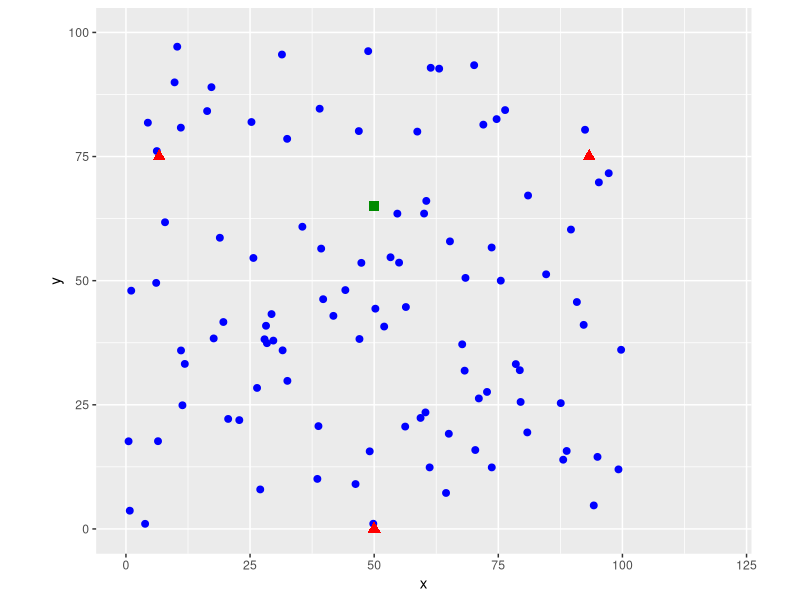
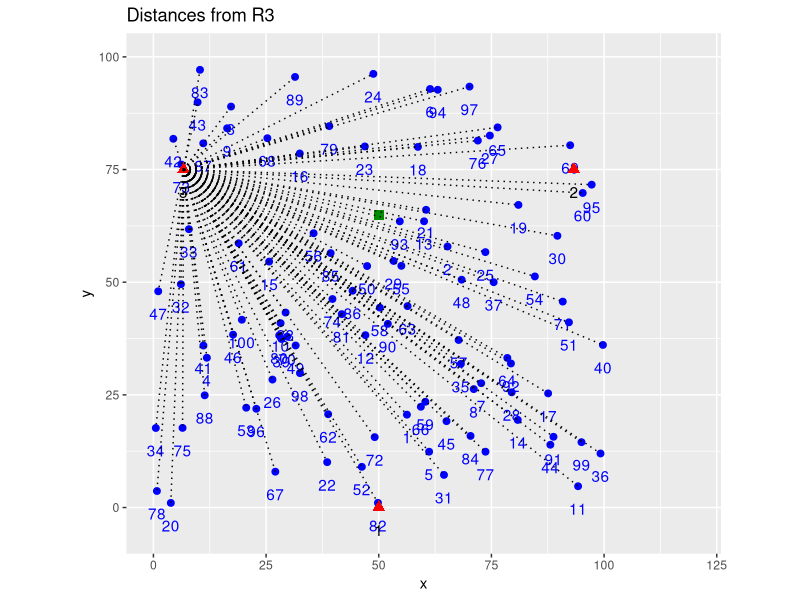
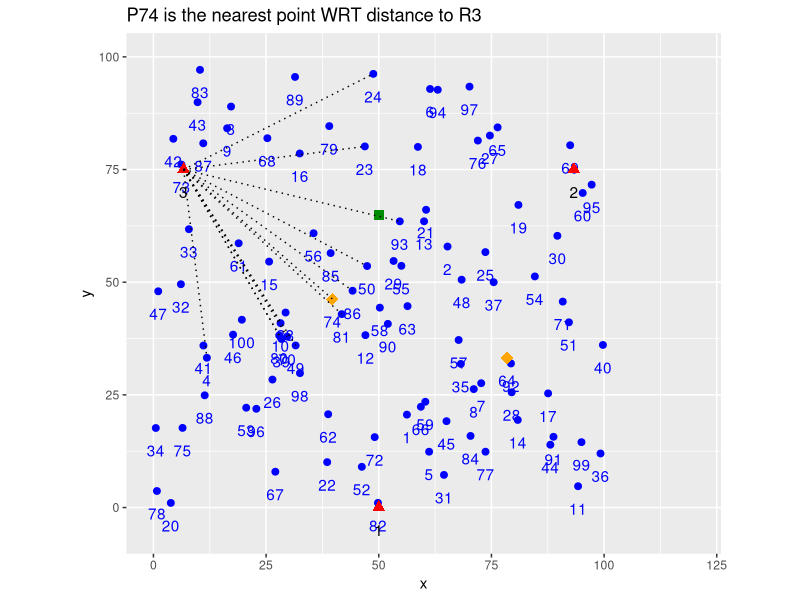
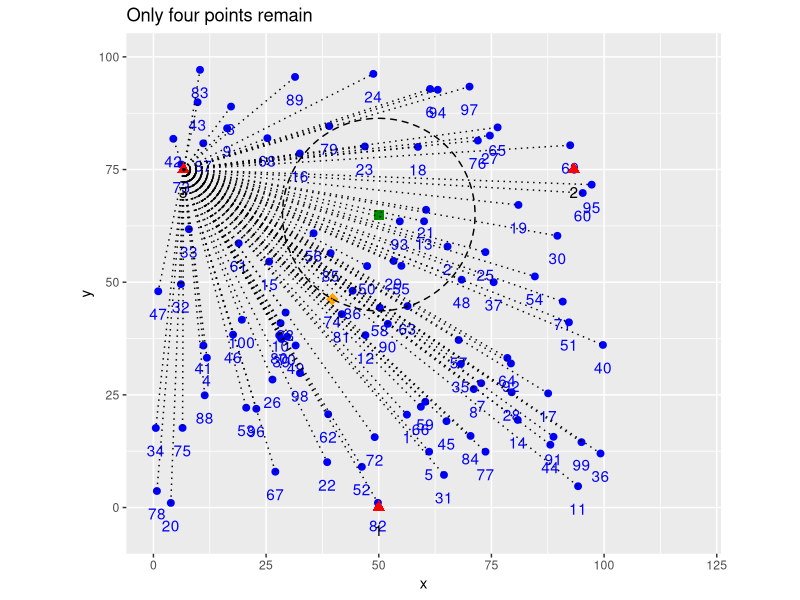
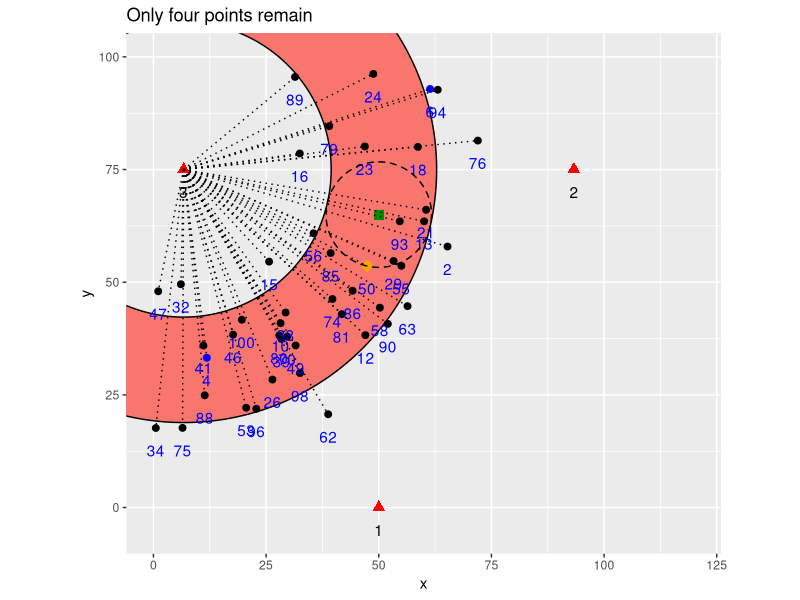

R code for these plots, in order: (Note: this script raises an error after producing the figures.)
library(ggplot2)

setwd("~/repos/TrilaterationIndex")

myDist <- function(x, y) {
  # x and y must be 2D points -- (x,y) tuples i.e.: x <- c(1,2) y <- c(3,4)
  d <- sqrt((x[[1]]-y[[1]])^2+(x[[2]]-y[[2]])^2)
  return(d)
}

data <- read.csv('./data/point_sample_100.csv')
data <- data[,-1]
data

refpoints <- read.csv('./data/sample_ref_points.csv')
refpoints <- refpoints[,-1]
names(refpoints) <- c('A', 'x', 'y')
refpoints

querypoint <- data.frame(array(c(50, 65), dim=c(1,2)))
names(querypoint) <- c('x', 'y')
querypoint

ggplot() +
  geom_point(data=data, mapping=aes(x=x, y=y), color="blue", size=2) +
  geom_point(data=refpoints[0:3,], mapping=aes(x=x, y=y), color="red", shape="triangle", size=3) +
  geom_point(data=querypoint, mapping=aes(x=x,y=y), color="green4", shape="square", size=3) +
  coord_fixed(ratio = 1, xlim=c(0,120), ylim=c(0, 100))


ref_lines = data.frame(x=refpoints[3, 'x'], y=refpoints[3,'y'], xend=data[,'x'], yend=data[,'y'])
ref_lines$dist <- sqrt((ref_lines$xend - ref_lines$x)^2 + (ref_lines$yend - ref_lines$y)^2)
ref_lines

ggplot() +
  geom_point(data=data, mapping=aes(x=x, y=y), color="blue", size=2) +
  geom_text(data=data, aes(x=x, y=y, label=rownames(data)), nudge_y = -5, color="blue") +
  geom_point(data=refpoints[0:3,], mapping=aes(x=x, y=y), color="red", shape="triangle", size=3) +
  geom_text(data=refpoints[0:3,], aes(x=x, y=y, label=A), nudge_y = -5) +
  geom_point(data=querypoint, mapping=aes(x=x,y=y), color="green4", shape="square", size=3) +
  geom_segment(data=ref_lines, mapping=aes(x=x, y=y, xend=xend, yend=yend), linetype="dotted") +
  coord_fixed(ratio = 1, xlim=c(0,120), ylim=c(-5, 100)) +
  ggtitle("Distances from R3")

r3dist = apply(ref_lines, 1, function(x) sqrt((x[3]-x[1])^2 + (x[4]-x[2])^2))
data$r3dist <- r3dist
data <- data[order(data$r3dist),]
data

r1dist = apply(data, 1, function(x) sqrt((x[1] - refpoints[1,'x'])^2 + (x[2] - refpoints[1, 'y'])^2))
data$r1dist <- r1dist

r2dist = apply(data, 1, function(x) sqrt((x[1] - refpoints[2,'x'])^2 + (x[2] - refpoints[2, 'y'])^2))
data$r2dist <- r2dist

data2 <- data[order(data$r2dist),]

qdists = apply(refpoints, 1, function(x) sqrt((querypoint$x - x[2])^2 + (querypoint$y - x[3])^2))
qdists <- data.frame(array(qdists, dim=c(1,3)))
names(qdists) <- c('r1dist', 'r2dist', 'r3dist')
querypoint <- cbind(querypoint, qdists)
querypoint


#---------------------

ggplot() +
  geom_point(data=data, mapping=aes(x=x, y=y), color="blue", size=2) +
  geom_text(data=data, aes(x=x, y=y, label=rownames(data)), nudge_y = -5, color="blue") +
  geom_point(data=refpoints[0:3,], mapping=aes(x=x, y=y), color="red", shape="triangle", size=3) +
  geom_text(data=refpoints[0:3,], aes(x=x, y=y, label=A), nudge_y = -5) +
  geom_point(data=querypoint, mapping=aes(x=x,y=y), color="green4", shape="square", size=3) +
  geom_point(data=data[rownames(data)==74,], aes(x=x, y=y), color="orange", shape="diamond", size=4) +
  geom_point(data=data[rownames(data)==64,], aes(x=x, y=y), color="orange", shape="diamond", size=4) +
  
  geom_segment(data=ref_lines[ref_lines$dist >= 40 & ref_lines$dist <= 50,], mapping=aes(x=x, y=y, xend=xend, yend=yend), linetype="dotted") +
  coord_fixed(ratio = 1, xlim=c(0,120), ylim=c(-5, 100)) +
  ggtitle("P74 is the nearest point WRT distance to R3")

data[data$r3dist >= 40 & data$r3dist <= 50, ]
data2 <- data


#------------------------
qp74dist <- myDist(c(querypoint$x, querypoint$y), c(data[rownames(data)==74, 'x'], data[rownames(data)==74, 'y']))
library(ggforce)
ggplot() +
  geom_point(data=data, mapping=aes(x=x, y=y), color="blue", size=2) +
  geom_text(data=data, aes(x=x, y=y, label=rownames(data)), nudge_y = -5, color="blue") +
  geom_point(data=refpoints[0:3,], mapping=aes(x=x, y=y), color="red", shape="triangle", size=3) +
  geom_text(data=refpoints[0:3,], aes(x=x, y=y, label=A), nudge_y = -5) +
  geom_point(data=querypoint, mapping=aes(x=x,y=y), color="green4", shape="square", size=3) +
  geom_point(data=data[rownames(data)==74,], aes(x=x, y=y), color="orange", shape="diamond", size=4) +
#  geom_point(data=data[rownames(data) %in% c(4, 7),], aes(x=x, y=y), color="pink", size=4) +
  geom_circle(aes(x0=x, y0=y, r=qp74dist), data=querypoint, linetype="dashed") +
  geom_segment(data=ref_lines, mapping=aes(x=x, y=y, xend=xend, yend=yend), linetype="dotted") +
  coord_fixed(ratio = 1, xlim=c(0,120), ylim=c(-5, 100)) +
  ggtitle("Only four points remain")


#------------------------
data.orig = data
data <- data[abs(data$r3dist-querypoint$r3dist) <= qp74dist,]
nrow(data)

ref_lines = data.frame(x=refpoints[3, 'x'], y=refpoints[3,'y'], xend=data[,'x'], yend=data[,'y'])
ref_lines$dist <- sqrt((ref_lines$xend - ref_lines$x)^2 + (ref_lines$yend - ref_lines$y)^2)
ref_lines

nexti = data[which.min(abs(data[row.names(data) != 74,]$r3dist - querypoint$r3dist)),]
x = cbind(data$x, data$y, abs(data$r3dist-querypoint$r3dist),
          abs(data$r2dist - querypoint$r2dist),
          abs(data$r1dist - querypoint$r1dist))
row.names(x) <- row.names(data)
x

# Skip to 50 since all other points can be "no closer than" current best distance

qp50dist <- myDist(c(querypoint$x, querypoint$y), c(data[rownames(data)==50, 'x'],
                                                    data[rownames(data)==50, 'y']))


library(ggforce)
ggplot() +
  geom_arc_bar(data=refpoints[3,],
               aes(x0=x,y0=y,
                   r0=querypoint$r3dist - qp50dist,
                   r=querypoint$r3dist + qp50dist,
                   start=-pi/2, end=1.5*pi, fill=TRUE)) +
  geom_point(data=data[rownames(data) %in% c(1,7,4,6),], mapping=aes(x=x, y=y), color="blue", size=2) +
  geom_point(data=data[!rownames(data) %in% c(1,7,4,6),], mapping=aes(x=x, y=y), color="black", size=2) +
  geom_text(data=data, aes(x=x, y=y, label=rownames(data)), nudge_y = -5, color="blue") +
  geom_point(data=refpoints[0:3,], mapping=aes(x=x, y=y), color="red", shape="triangle", size=3) +
  geom_text(data=refpoints[0:3,], aes(x=x, y=y, label=A), nudge_y = -5) +
  geom_point(data=querypoint, mapping=aes(x=x,y=y), color="green4", shape="square", size=3) +
  geom_point(data=data[rownames(data)==50,], aes(x=x, y=y), color="orange", shape="diamond", size=4) +
  #  geom_point(data=data[rownames(data) %in% c(4, 7),], aes(x=x, y=y), color="pink", size=4) +
  geom_circle(aes(x0=x, y0=y, r=qp50dist), data=querypoint, linetype="dashed") +
  geom_segment(data=ref_lines, mapping=aes(x=x, y=y, xend=xend, yend=yend), linetype="dotted") +
  coord_fixed(ratio = 1, xlim=c(0,120), ylim=c(-5, 100)) +
  ggtitle("Only four points remain") +
  theme(legend.position = "none")

#------------------------

data <- data[abs(data$r3dist-querypoint$r3dist) <= qp50dist &
             abs(data$r2dist-querypoint$r2dist) <= qp50dist &
             abs(data$r1dist-querypoint$r1dist) <= qp50dist,]
nrow(data)
data = data[!row.names(data) %in% c(50, 74),]

ref_lines = data.frame(x=refpoints[3, 'x'], y=refpoints[3,'y'], xend=data[,'x'], yend=data[,'y'])
ref_lines$dist <- sqrt((ref_lines$xend - ref_lines$x)^2 + (ref_lines$yend - ref_lines$y)^2)
ref_lines

nexti = data[which.min(abs(data$r3dist - querypoint$r3dist)),]


qp93dist <- myDist(c(querypoint$x, querypoint$y), c(data[rownames(data)==93, 'x'], data[rownames(data)==93, 'y']))
library(ggforce)
ggplot() +
  geom_arc_bar(data=refpoints[3,],
               aes(x0=x,y0=y,
                   r0=querypoint$r3dist - qp50dist,
                   r=querypoint$r3dist + qp50dist,
                   start=-pi/2, end=1.5*pi, fill=TRUE, alpha=0.5)) +
  geom_arc_bar(data=refpoints[2,],
               aes(x0=x,y0=y,
                   r0=querypoint$r2dist - qp50dist,
                   r=querypoint$r2dist + qp50dist,
                   start=-pi/2, end=1.5*pi, fill=TRUE, alpha=0.5)) +
  geom_arc_bar(data=refpoints[1,],
               aes(x0=x,y0=y,
                   r0=querypoint$r1dist - qp50dist,
                   r=querypoint$r1dist + qp50dist,
                   start=-pi/2, end=1.5*pi, fill=TRUE, alpha=0.5)) +
  geom_point(data=data[rownames(data) %in% c(1,7,4,6),], mapping=aes(x=x, y=y), color="blue", size=2) +
  geom_point(data=data[!rownames(data) %in% c(1,7,4,6),], mapping=aes(x=x, y=y), color="black", size=2) +
  geom_text(data=data, aes(x=x, y=y, label=rownames(data)), nudge_y = -5, color="blue") +
  geom_point(data=refpoints[0:3,], mapping=aes(x=x, y=y), color="red", shape="triangle", size=3) +
  geom_text(data=refpoints[0:3,], aes(x=x, y=y, label=A), nudge_y = -5) +
  geom_point(data=querypoint, mapping=aes(x=x,y=y), color="green4", shape="square", size=3) +
  geom_point(data=data[rownames(data)==93,], aes(x=x, y=y), color="orange", shape="diamond", size=4) +
  #  geom_point(data=data[rownames(data) %in% c(4, 7),], aes(x=x, y=y), color="pink", size=4) +
  geom_circle(aes(x0=x, y0=y, r=qp2dist), data=querypoint, linetype="dashed") +
  geom_segment(data=ref_lines, mapping=aes(x=x, y=y, xend=xend, yend=yend), linetype="dotted") +
  coord_fixed(ratio = 1, xlim=c(0,120), ylim=c(-5, 100)) +
  ggtitle("If needed we could purge points using the other reference points") +
  theme(legend.position = "none")


